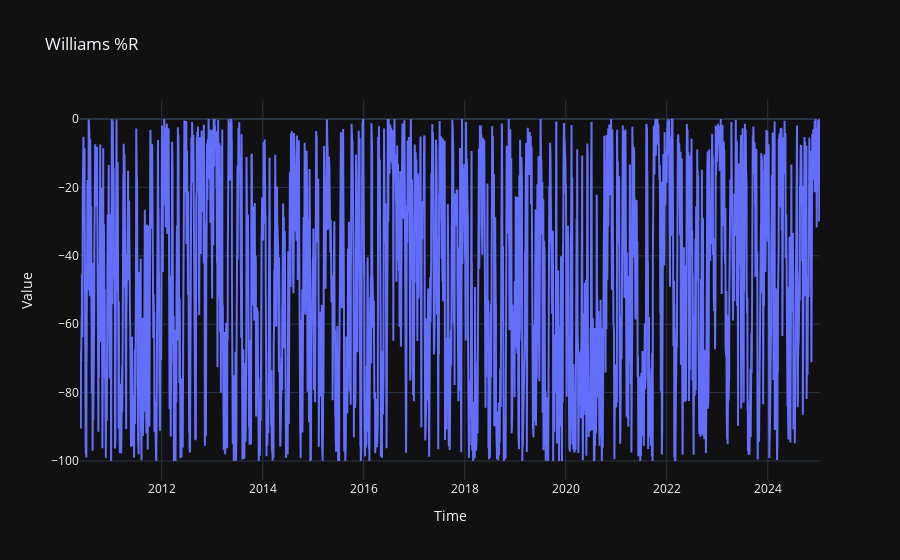

The notebook cell this image was saved under:
### Code cell
fig = go.Figure()
fig.add_trace(go.Scatter(x=df.index, y=df['Williams_%R'], mode='lines', name='Williams %R'))
fig.update_layout(title='Williams %R',
                  xaxis_title='Time',
                  yaxis_title='Value',
                  template='plotly_dark')
fig.show()

### Figure 1 — Plotly figure (JSON) as saved in the notebook; plotly's stock layout.template omitted (floating-point values rounded to 4 significant figures; data arrays with more than 128 entries replaced by an {"elided": "..."} marker saying what was removed)
{"data": [{"mode": "lines", "name": "Williams %R", "type": "scatter", "x": {"elided": "3701 str values"}, "y": {"elided": "3701 float values"}}], "layout": {"title": {"text": "Williams %R"}, "xaxis": {"title": {"text": "Time"}}, "yaxis": {"title": {"text": "Value"}}}}
